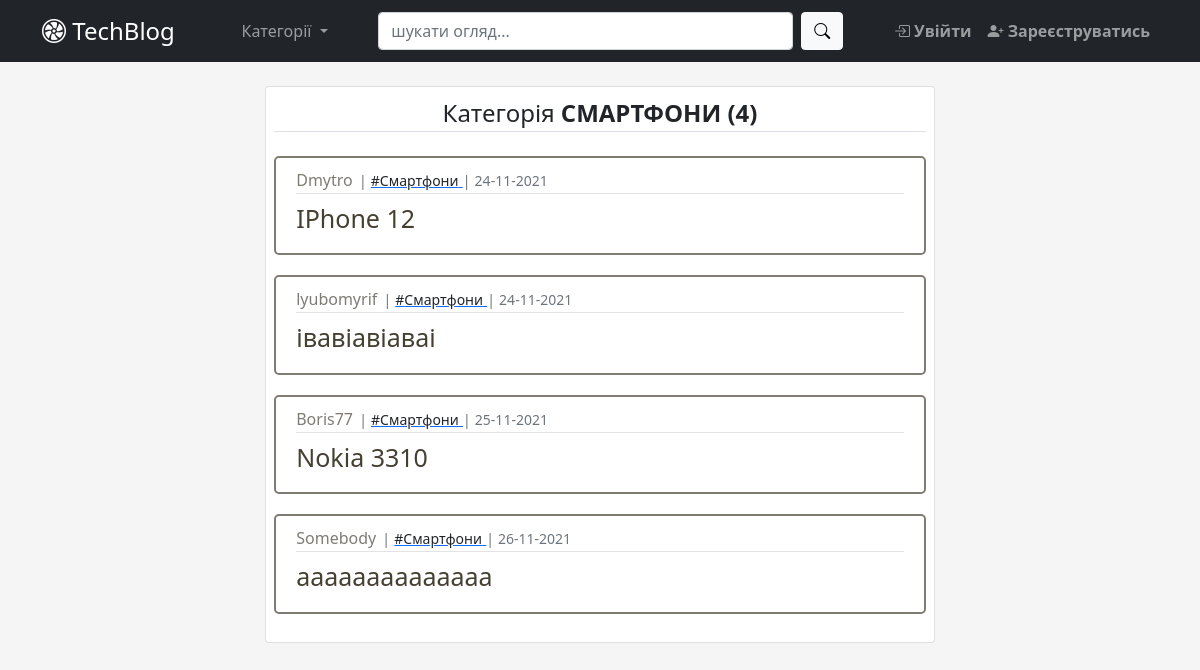
Page /category/1 on the committed database.
### app/blog/models.py (models this page shows, shortened)
class Category(db.Model):  # type: ignore
    id = db.Column(db.Integer, primary_key=True)  # type: ignore
    name = db.Column(db.String(25), unique=True, nullable=False)
    category = db.relationship('Post', backref='category_br', lazy=True)

class Post(db.Model):  # type: ignore
    __searchable__ = ['title']
    id = db.Column(db.Integer, primary_key=True)  # type: ignore
    category_id = db.Column(db.Integer, db.ForeignKey('category.id'),
                            nullable=False)  # type: ignore
    user_id = db.Column(db.Integer(), db.ForeignKey('user.id'))  # type: ignore
    title = db.Column(db.String(100), nullable=False)  # type: ignore
    content = db.Column(db.Text)  # type: ignore
    created_at = db.Column(db.DateTime, default=datetime.now)  # type: ignore
    comments = db.relationship('Comment', backref='post_br', lazy=True)
    likes = db.relationship('Like', backref='post_br', lazy=True)
    def total_posts_by_category(self, category_id):
        return Post.query.filter(Post.category_id == category_id).count()

### app/user/models.py (models this page shows, shortened)
class User(db.Model, UserMixin):  # type: ignore
    id = db.Column(db.Integer, primary_key=True)  # type: ignore
    username = db.Column(db.String(30), unique=True, nullable=False)
    email = db.Column(db.String(50), unique=True, nullable=False)
    password = db.Column(db.String(30), nullable=False)
    picture = db.Column(db.String(20), nullable=False,
                        server_default='default.jpg')  # type: ignore
    comment = db.relationship('Comment', backref='user_br', lazy=True)
    like = db.relationship('Like', backref='user_br', lazy=True)
    posts = db.relationship('Post', backref='user_br', lazy=True)

### app/blog/views.py (the view)
@blog_bp.route('/category/<int:category_id>')
def posts_by_category(category_id):
    category = Category.query.get_or_404(category_id)
    posts = Post.query.filter_by(category_id=category_id)
    return render_template('posts_by_category.html', posts=posts,
                           category=category)

### app/blog/templates/blog/posts_by_category.html
{% extends "base.html" %}
{% block main %}
  {% from "_render_field.html" import render_field_lr %}
  <div class="card p-2" style="margin:auto;width:60%">
    <div align="center">
      <legend class="border-bottom mb-4">Категорія
        <b class="text-uppercase">{{category.name}}
          {% if posts.first() %}
            ({{posts.first().total_posts_by_category(category.id)}})
          {% endif %}
        </b>
      </legend>
    </div>
      {% if posts.first() %}
        {% include "posts_list.html" %}
      {% else %}
        <div class="alert alert-info" role="alert" align="center">
          Публікацій за цією категорією не знайдено
        </div>
      {% endif %}
  </div>
{% endblock main %}

### app/templates/_render_field.html (shortened to what this page needs)
{% macro render_post_item(post) %}
    <article class="media article-section">
    <div class="media-body">
      <div class="article-metadata">
        <a class="author-name" href="{{url_for('blog_bp_in.user_posts', user_id=post.user_br.id)}}">
          {{ post.user_br.username }}
        </a><small class="text-muted">|</small>
        <a href="{{url_for('blog_bp_in.posts_by_category', category_id=post.category_br.id)}}">
          <small class="link-dark">#{{ post.category_br.name }}</small>
        </a><small class="text-muted">|</small>
        <small class="text-muted">
          {{ post.created_at.strftime('%d-%m-%Y')  }}
        </small>
      </div>
      <h2><a class="article-title" href="{{url_for('blog_bp_in.post_view', post_id=post.id)}}"> {{ post.title }} </a></h2>
    </div>
  </article>
{% endmacro %}

### app/static/css/custom.css (style rules this page uses)
body { background-color: #f5f5f5; !important; }
.article-section { background: white; padding: 10px 20px; border: 2px solid #7E7C73; border-radius: 5px; margin-bottom: 20px; }
a.author-name { color: #7E7C73; text-decoration: none; margin-right: 2px; }
a.article-title { font-size: 25px; color: #464033; text-decoration: none; }
.article-metadata { padding-bottom: 1px; margin-bottom: 3px; border-bottom: 1px solid #e3e3e3; }

### rows in the picture
Category: name "СМАРТФОНИ"
Post: user_br.username "Dmytro", category_br.name "Смартфони", created_at "24-11-2021", title "IPhone 12"
Post: user_br.username "lyubomyrif", category_br.name "Смартфони", created_at "24-11-2021", title "івавіавіаваі"
Post: user_br.username "Boris77", category_br.name "Смартфони", created_at "25-11-2021", title "Nokia 3310"
Post: user_br.username "Somebody", category_br.name "Смартфони", created_at "26-11-2021", title "aaaaaaaaaaaaaa"

### other values in the picture
{{ posts.first().total_posts_by_category(category.id) }} "4"
